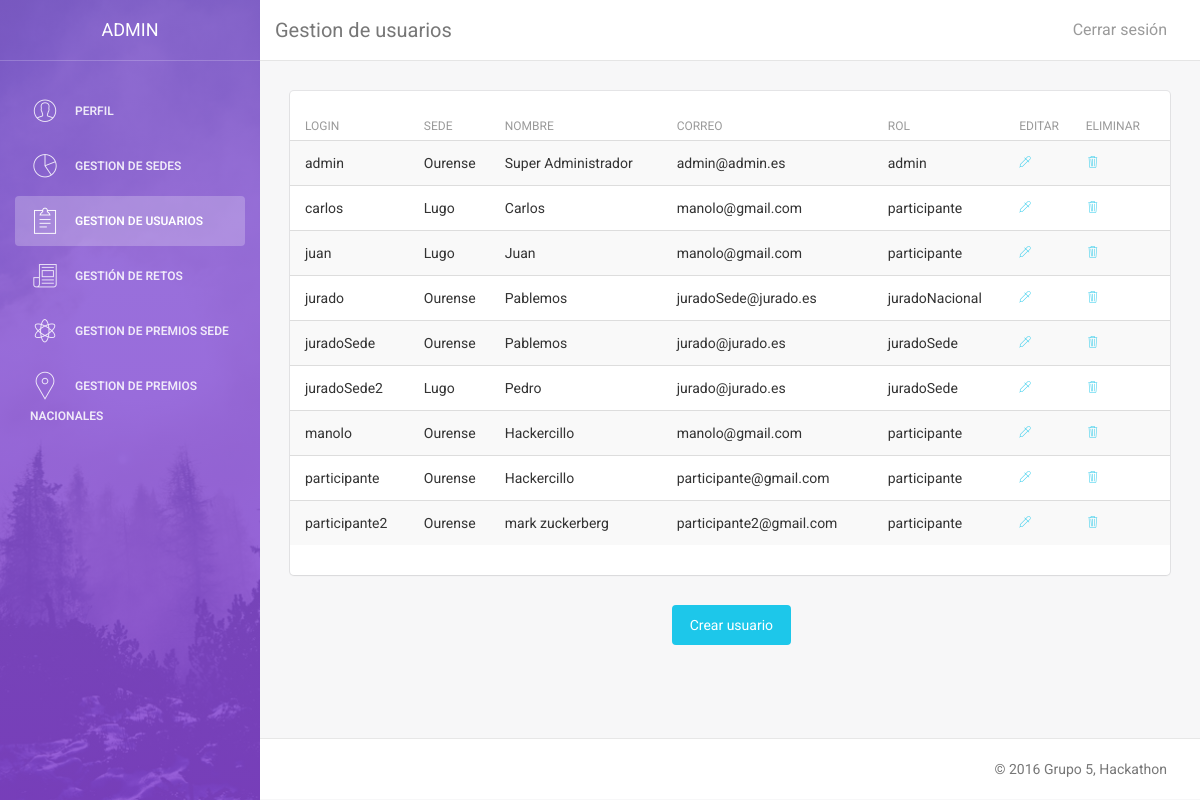
Screenshot of /vistas/admin/a_usuarios.php (signed in) with the database file from the repository.
### tables this page shows
CREATE TABLE IF NOT EXISTS Usuario (
  `idUsuario` VARCHAR(50) NOT NULL,
  `Sede_idSede` VARCHAR(50) NOT NULL,
  `Nombre` VARCHAR(50) NOT NULL,
  `Password` VARCHAR(300) NOT NULL,
  `Email` VARCHAR(50) NOT NULL,
  `Idioma` ENUM('esp', 'eng') NOT NULL DEFAULT 'esp',
  `Equipo_idEquipo` VARCHAR(50) DEFAULT NULL,
  `Rol` ENUM('admin', 'juradoNacional', 'juradoSede', 'participante') DEFAULT 'participante',
   PRIMARY KEY (`idUsuario`),
  CONSTRAINT `fk_Usuario_Sede`
    FOREIGN KEY (`Sede_idSede`)
    REFERENCES Sede(`idSede`)
    ON DELETE CASCADE
    ON UPDATE CASCADE,
  CONSTRAINT `fk_Usuario_Equipo`
    FOREIGN KEY (`Equipo_idEquipo`)
    REFERENCES Equipo(`idEquipo`)
    ON DELETE CASCADE
    ON UPDATE CASCADE);

### modelo/esp.php (called while the page is built, shortened)
<?php
$idioma["aceptar"] = "Aceptar";
$idioma["cancelar"] = "Cancelar";
$idioma["editar"] = "Editar";
$idioma["eliminar"] = "Eliminar";
$idioma["volver"] = "Volver";
$idioma["crear"] = "Crear";
$idioma["modificar"] = "Modificar";
$idioma["cerrar"] = "Cerrar sesión";
$idioma["si"] = "SI";
$idioma["no"] = "NO";
$idioma['perfil'] = "Perfil";
$idioma['editar_perfil'] = "Editar perfil";
$idioma['eliminar_perfil'] = "Eliminar mi cuenta";
$idioma['rol'] = "Rol";
$idioma['idioma'] = "Idioma";
$idioma['nueva_pass'] = "Nueva contraseña";
$idioma["login_introduccion"] = "Bienvenido a la pagina del Hackaton.";
$idioma["login_introduccion2"] = "El mayor evento de retos del mundo";
$idioma["login_logueate"] = "Logueate en nuestro sitio";
$idioma["login_introduzca"] = "Introduzca su usario y contraseña para entrar:";
$idioma["login_usuario"] = "Usuario";
$idioma["login_pass"] = "Contraseña";
$idioma["login_aceptar"] = "Entra!";
$idioma["login_registrar"] = "Regístrate";
$idioma["login_or"] = "o si no...";
$idioma["login_visita"] = "Mira los retos";
$idioma["login_retos"] = "Retos";
$idioma['login_frase_retos'] = "Haz click en los retos para ver su descripcion";
$idioma['volver_login'] = "Volver al login";
$idioma['crear_reto'] = "¡Crea un reto!";
$idioma["registro_introduccion"] = "Bienvenido a la pagina del Hackaton.";
$idioma["registro_introduccion2"] = "El mayor evento de retos del mundo";
$idioma["registro_registrate"] = "Regístrate en nuestro sitio";
$idioma["registro_introduzca"] = "Rellena los campos para regístrarte:";
$idioma["registro_usuario"] = "Usuario";
$idioma["registro_sede"] = "Sede";
$idioma["registro_nombre"] = "Nombre";
$idioma["registro_pass"] = "Contraseña";
$idioma["registro_email"] = "Correo";
$idioma["registro_equipo"] = "Equipo";
$idioma["registro_aceptar"] = "Regístrate";
$idioma["registro_volver"] = "Volver";
$idioma["reto_introduce"] = "Completa los siguientes campos";
$idioma["gestion_retos"] = "Gestión de retos";
$idioma["retoSi"] = "Retos aceptados";
$idioma["retoNo"] = "Retos no aceptados";
$idioma["reto_nombre"] = "Nombre del reto";
$idioma["reto_descripcion"] = "Descripción";
$idioma["reto_aceptado"] = "Aceptado";
$idioma["reto_crear"] = "Crear reto";
$idioma["reto_modificar"] = "Modificar reto";
$idioma['retos'] = "Retos";
$idioma['reto_eliminar'] = "Eliminar reto";
$idioma["gestion_sedes"] = "Gestion de sedes";
$idioma["nueva_sede"] = "Nueva Sede";
$idioma["id_Sede"] = "Introduzca Ubicación";
$idioma["nombre_sede"] = "Nombre de sede";
$idioma["eliminar_sede"] = "Eliminar sede";
$idioma["gestion_usuarios"] = "Gestion de usuarios";
$idioma["nuevo_usu"] = "Crear usuario";
?>

### modelo/model_usuario.php (called while the page is built, shortened)
<?php
include_once 'connect_DB.php';
class Usuario {
    public function listar(){
        $db = new Database();
        $sqlUsuario = $db->consulta("SELECT * FROM Usuario");
        $arrayUsuario = array();
        while ($row_usuario = mysqli_fetch_assoc($sqlUsuario))
            $arrayUsuario[] = $row_usuario;
        return $arrayUsuario;
    }
}
?>

### modelo/connect_DB.php (called while the page is built, shortened)
<?php
class Database {
    var $conexion;
    public function __construct($host="localhost",$user="admin_hackaton",
                                $pass="iu", $db="et1_hackaton"){
        $this->conexion = mysqli_connect($host, $user, $pass, $db);
    }
    public function consulta($sentencia){
        return mysqli_query($this->conexion,$sentencia);
    }
}
?>

### vistas/admin/a_usuarios.php (the view, shortened to what this page needs)
<!doctype html>
<html lang="en">
    <?php
    include_once '../../modelo/model_usuario.php';
    $usuario = new Usuario();
    $usuarios = $usuario->listar();
    ?>
    <body>
        <div class="wrapper">
            <?php include_once '../Sidebars/a_sidebar.php'; a_sidebar('', '', 'class="active"', '', '', '');?>
            <div class="main-panel">
                <nav class="navbar navbar-default navbar-fixed">
                    <div class="container-fluid">
                        <div class="navbar-header">
                            <a class="navbar-brand" href="#"><?php echo $idioma["gestion_usuarios"]; ?></a>
                        </div>
                        <div class="collapse navbar-collapse">
                            <ul class="nav navbar-nav navbar-right">
                                <li>
                                    <a href="../../controladores/ctrl_log_out.php">
                                        <?php echo $idioma["cerrar"]; ?>
                                    </a>
                                </li>
                            </ul>
                        </div>
                    </div>
                </nav>
                <div class="content">
                    <div class="container-fluid">
                        <div class="row">
                            <div class="col-md-12">
                                <div class="card">
                                    <div class="content table-responsive table-full-width">
                                        <table class="table table-hover table-striped">
                                            <thead>
                                                <th>Login</th>
                                                <th><?php echo $idioma["registro_sede"]; ?></th>
                                                <th><?php echo $idioma["registro_nombre"]; ?></th>
                                                <th><?php echo $idioma["registro_email"]; ?></th>
                                                <th><?php echo $idioma["rol"]; ?></th>
                                                <th><?php echo $idioma["editar"]; ?></th>
                                                <th><?php echo $idioma["eliminar"]; ?></th>
                                            </thead>
                                            <tbody>
                                                <?php foreach ($usuarios as $u){ ?>
                                                <tr>
                                                    <td><?php echo $u['idUsuario'];?></td>
                                                    <td><?php echo $u['Sede_idSede'];?></td>
                                                    <td><?php echo $u['Nombre'];?></td>
                                                    <td><?php echo $u['Email'];?></td>
                                                    <td><?php echo $u['Rol'];?></td>
                                                    <td><a href="a_usu_mod.php?usu=<?php echo $u['idUsuario'];?>"><i class="pe-7s-eyedropper"></i></a></td>
                                                    <td><a href="a_usu_del.php?usu=<?php echo $u['idUsuario'];?>"><i class="pe-7s-trash"></i></a></td>
                                                </tr>
                                                <?php }?>
                                            </tbody>
                                        </table>
                                    </div>
                                </div>
                            </div>
                        </div>
                        <div class="col-md-2 col-md-offset-5">
                            <a class="boton btn btn-info btn-fill" href="a_usu_nuevo.php"><?php echo $idioma["nuevo_usu"]; ?></a>
                        </div>
                    </div>
                </div>
                <footer class="footer">
                    <div class="container-fluid">
                        <p class="copyright pull-right"> &copy; 2016 Grupo 5, Hackathon</p>
                    </div>
                </footer>
            </div>
        </div>
    </body>
</html>

### css/nuestro.css (style rules this page uses)
.boton { text-decoration: none; color: white; }

### rows the page displays
usuario: idUsuario "admin", Sede_idSede "Ourense", Nombre "Super Administrador", Email "admin@admin.es", Rol "admin"
usuario: idUsuario "carlos", Sede_idSede "Lugo", Nombre "Carlos", Email "manolo@gmail.com", Rol "participante"
usuario: idUsuario "juan", Sede_idSede "Lugo", Nombre "Juan", Email "manolo@gmail.com", Rol "participante"
usuario: idUsuario "jurado", Sede_idSede "Ourense", Nombre "Pablemos", Email "juradoSede@jurado.es", Rol "juradoNacional"
usuario: idUsuario "juradoSede", Sede_idSede "Ourense", Nombre "Pablemos", Email "jurado@jurado.es", Rol "juradoSede"
usuario: idUsuario "juradoSede2", Sede_idSede "Lugo", Nombre "Pedro", Email "jurado@jurado.es", Rol "juradoSede"
usuario: idUsuario "manolo", Sede_idSede "Ourense", Nombre "Hackercillo", Email "manolo@gmail.com", Rol "participante"
usuario: idUsuario "participante", Sede_idSede "Ourense", Nombre "Hackercillo", Email "participante@gmail.com", Rol "participante"
usuario: idUsuario "participante2", Sede_idSede "Ourense", Nombre "mark zuckerberg", Email "participante2@gmail.com", Rol "participante"

### other values shown
$idioma['perfil'] "PERFIL"
$idioma["gestion_sedes"] "GESTION DE SEDES"
$idioma["gestion_usuarios"] "GESTION DE USUARIOS"
$idioma["gestion_retos"] "GESTIÓN DE RETOS"
$idioma["gestion_premios_sede"] "GESTION DE PREMIOS SEDE"
$idioma["gestion_premios_nacionales"] "GESTION DE PREMIOS NACIONALES"
$idioma["gestion_usuarios"] "Gestion de usuarios"
$idioma["cerrar"] "Cerrar sesión"
$idioma["registro_sede"] "SEDE"
$idioma["registro_nombre"] "NOMBRE"
$idioma["registro_email"] "CORREO"
$idioma["rol"] "ROL"
$idioma["editar"] "EDITAR"
$idioma["eliminar"] "ELIMINAR"
$idioma["nuevo_usu"] "Crear usuario"
